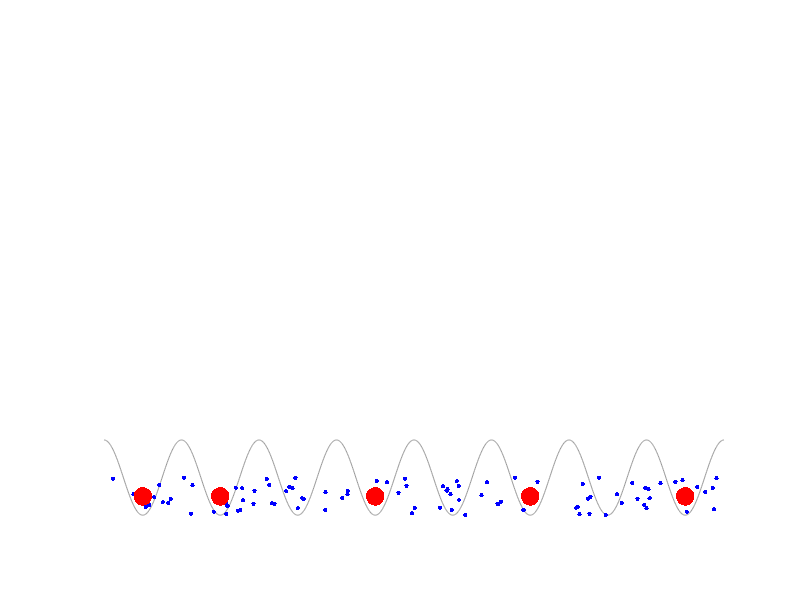

Reproduce this figure in MATLAB.
clc; close all; clear all; 

N_b = 100; 

x_b = rand(1, N_b); 
y1_b = 0.4 + 0.1 * rand(1, N_b);


N_f = 4;

%occupied sites: 
x_f = 1/16 * [1, 3, 7, 11, 15];

N = 1000;
x = linspace(0, 1, N);
y = 0.1 * cos(pi * 16 * x) + 0.5;

y_f = 0.45;

figure(1)
hold on
plot(x, y, '-', 'color', [0, 0, 0] + 0.6)
plot(x_b, y1_b, 'b.', 'MarkerSize', 10)
plot(x_f, y_f, 'r.', 'MarkerSize', 40)


set(gca,'xtick',[])
set(gca,'xticklabel',[])
set(gca,'visible','off');

set(gca,'ytick',[])
set(gca,'yticklabel',[])
set(gca,'visible','off');
axis([0, 1, 0.35, 1.65])
hold off
